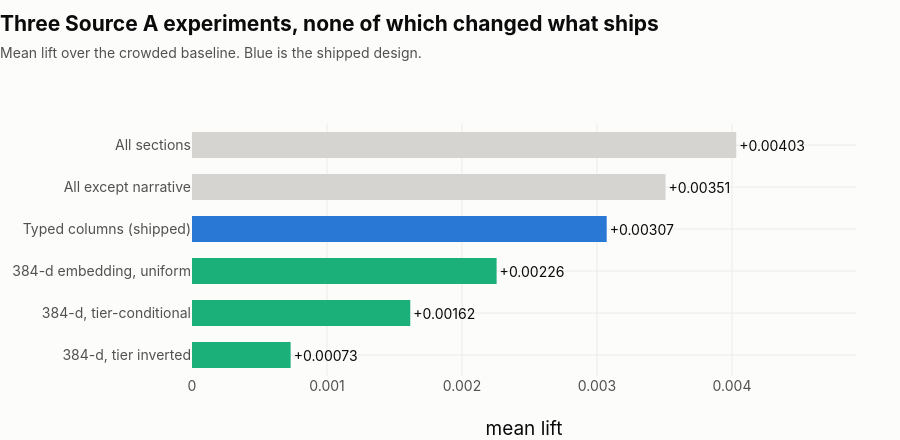

Notebook source saved alongside this figure:
### Markdown cell above
---

## 5. Ruled out, and cleaned up

**Three Source A experiments, none of which changed what ships.** Reading every
section beats reading only economy-titled ones, but **67% of the hits it adds sit
in historical framing** — a defunct-industry detector wearing a current-economy
label. A 384-dimension encoder at 90MB against bge-m3's 2.2GB still loses to the
typed columns. And letting article length decide how much of a page is read loses
in both directions.

### Code cell
arms = [
    ("Typed columns (shipped)", scope["scopes"]["economy"]["mean_lift"], BLUE),
    ("All sections", scope["scopes"]["all_sections"]["mean_lift"], MUTED),
    ("All except narrative", scope["scopes"]["no_narrative"]["mean_lift"], MUTED),
    ("384-d embedding, uniform", embed["representations"]["uniform"]["mean_lift"], AQUA),
    ("384-d, tier-conditional", embed["representations"]["tier_conditional"]["mean_lift"], AQUA),
    ("384-d, tier inverted", embed["representations"]["tier_conditional_inverse"]["mean_lift"], AQUA),
]
arms = sorted(arms, key=lambda a: a[1])
fig = go.Figure(go.Bar(
    x=[a[1] for a in arms], y=[a[0] for a in arms], orientation="h",
    marker_color=[a[2] for a in arms],
    text=[f"{a[1]:+.5f}" for a in arms], textposition="outside",
    textfont=dict(size=14), cliponaxis=False,
    hovertemplate="%{y}<br>%{x:+.5f}<extra></extra>", showlegend=False,
))
style(fig,
      "Three Source A experiments, none of which changed what ships",
      "Mean lift over the crowded baseline. Blue is the shipped design.",
      height=440, legend=False)
fig.update_xaxes(title="mean lift", tickformat="+.4f",
                 range=[0, max(a[1] for a in arms) * 1.22])
fig.show()

### Figure 1 — Plotly figure (JSON) as saved in the notebook; plotly's stock layout.template omitted (floating-point values rounded to 4 significant figures)
{"data": [{"cliponaxis": false, "hovertemplate": "%{y}<br>%{x:+.5f}<extra></extra>", "marker": {"color": ["#1baf7a", "#1baf7a", "#1baf7a", "#2a78d6", "#d5d4d0", "#d5d4d0"]}, "orientation": "h", "showlegend": false, "text": ["+0.00073", "+0.00162", "+0.00226", "+0.00307", "+0.00351", "+0.00403"], "textfont": {"size": 14}, "textposition": "outside", "type": "bar", "x": [0.0007307, 0.001617, 0.002256, 0.003072, 0.003508, 0.004031], "y": ["384-d, tier inverted", "384-d, tier-conditional", "384-d embedding, uniform", "Typed columns (shipped)", "All except narrative", "All sections"]}], "layout": {"bargap": 0.34, "bargroupgap": 0.06, "font": {"color": "#0b0b0b", "family": "-apple-system, BlinkMacSystemFont, Segoe UI, Helvetica, Arial, sans-serif", "size": 16}, "height": 440, "hoverlabel": {"bgcolor": "white", "bordercolor": "#ecebe6", "font": {"family": "-apple-system, BlinkMacSystemFont, Segoe UI, Helvetica, Arial, sans-serif", "size": 14}}, "legend": {"bgcolor": "rgba(0,0,0,0)", "font": {"color": "#52514e", "size": 14}, "orientation": "h", "x": 0, "y": -0.2, "yanchor": "top"}, "margin": {"b": 64, "l": 12, "r": 44, "t": 124}, "paper_bgcolor": "#fcfcfb", "plot_bgcolor": "#fcfcfb", "showlegend": false, "title": {"font": {"color": "#0b0b0b", "size": 21}, "text": "<b>Three Source A experiments, none of which changed what ships</b><br><span style='font-size:14px;color:#52514e'>Mean lift over the crowded baseline. Blue is the shipped design.</span>", "x": 0, "xanchor": "left", "y": 0.93, "yanchor": "top"}, "uniformtext": {"minsize": 11, "mode": "hide"}, "xaxis": {"automargin": true, "gridcolor": "#ecebe6", "gridwidth": 1, "range": [0, 0.004918], "showgrid": true, "showline": false, "tickfont": {"color": "#52514e", "size": 14}, "tickformat": "+.4f", "ticks": "", "title": {"text": "mean lift"}, "zeroline": false}, "yaxis": {"automargin": true, "gridcolor": "#ecebe6", "gridwidth": 1, "showgrid": true, "showline": false, "tickfont": {"color": "#52514e", "size": 14}, "ticks": "", "title": {"font": {"color": "#52514e", "size": 14.5}}, "zeroline": false}}}
